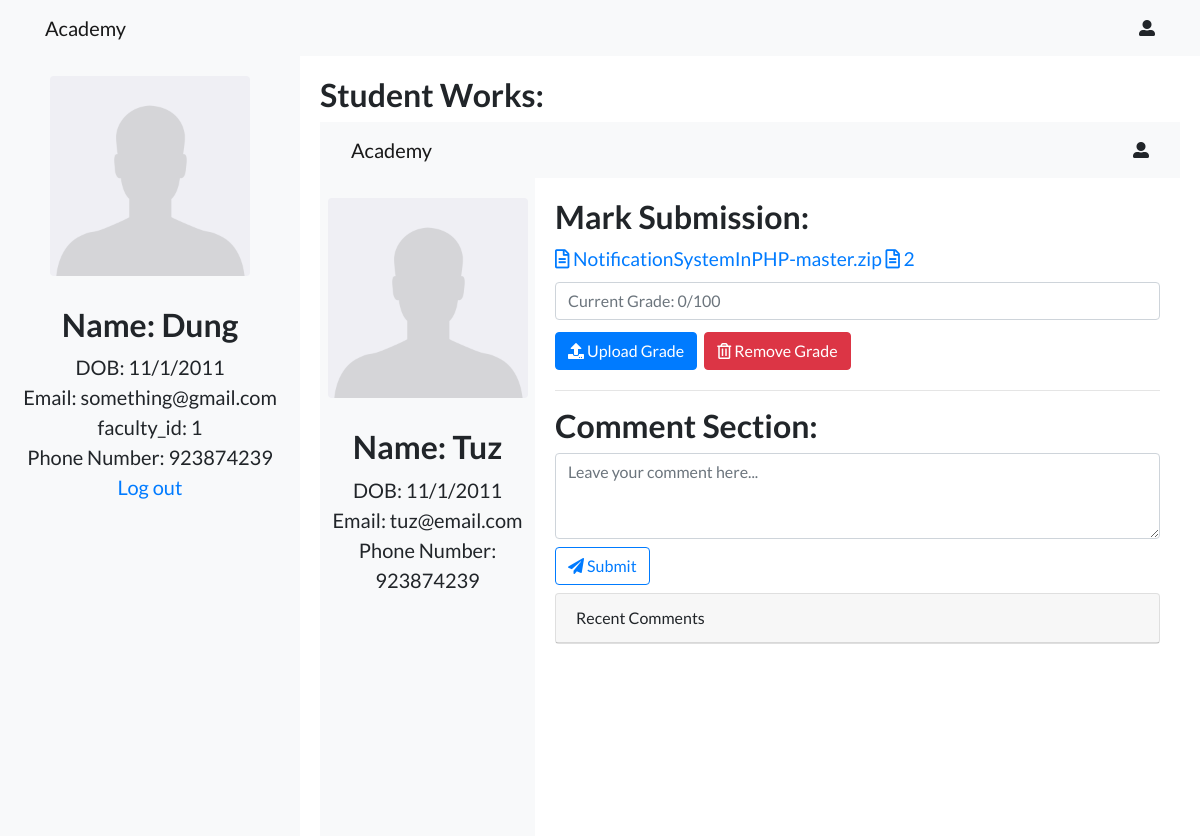
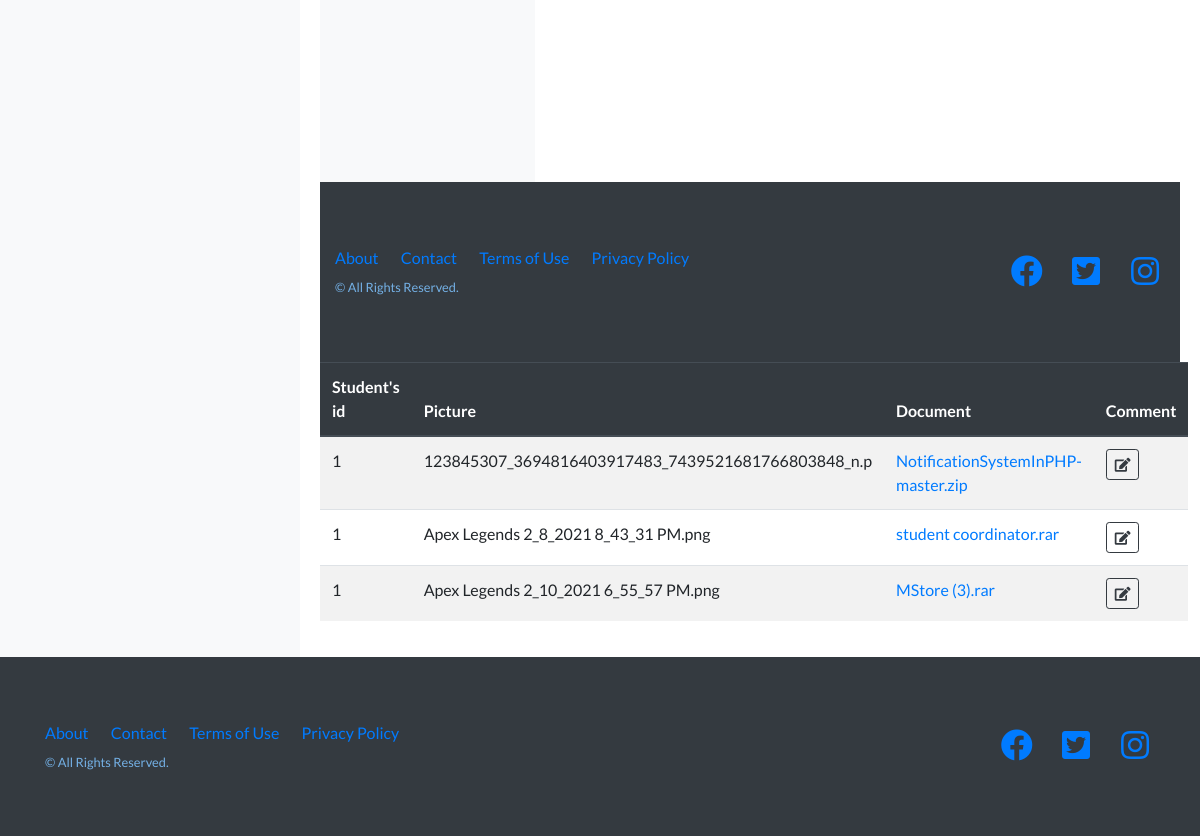
The page /CoordinatorHome.php?submit-coordinator=37 (signed in) on the database as committed earlier (2 pictures, top to bottom).
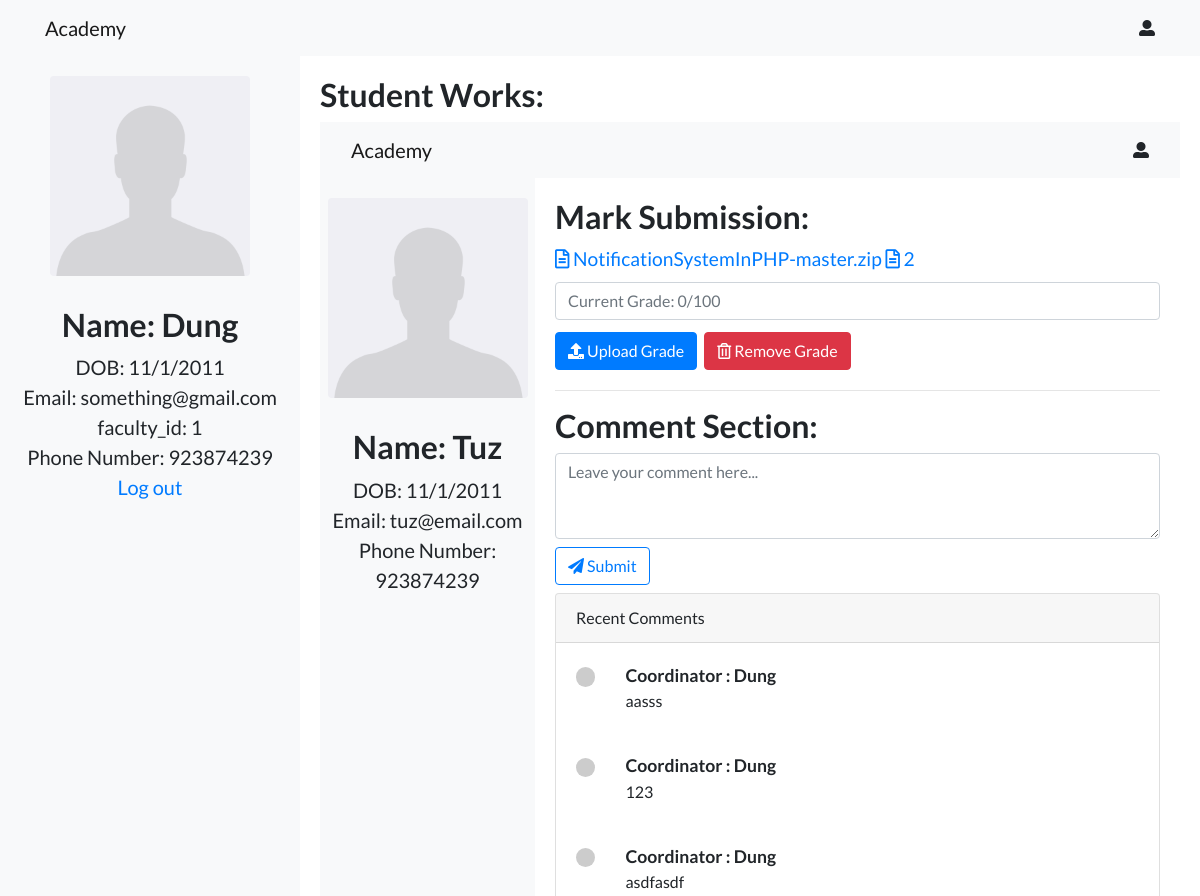
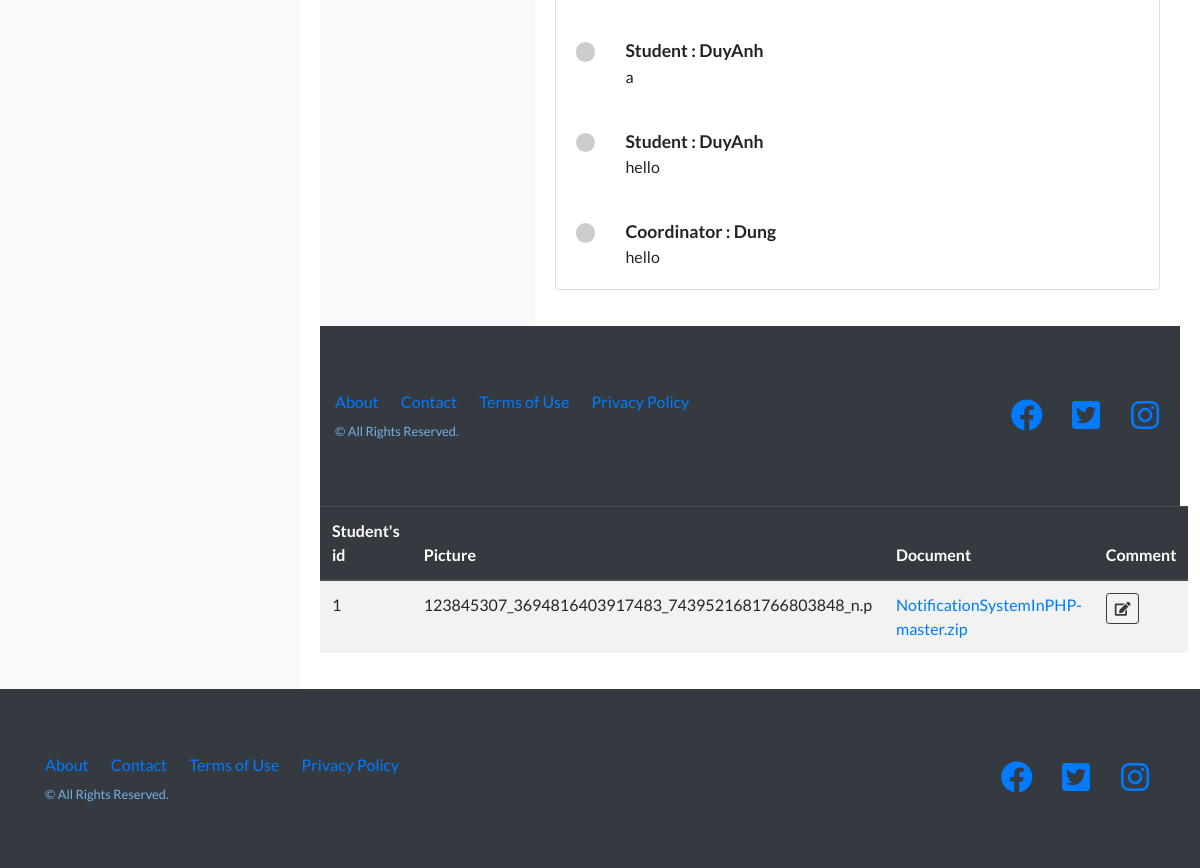
The same page on the database as committed later (2 pictures, top to bottom).
### tables this page shows
CREATE TABLE `user` (
  `user_id` int(11) NOT NULL,
  `faculty_id` int(11) NOT NULL,
  `username` varchar(20) NOT NULL,
  `password` varchar(20) NOT NULL,
  `user_role` varchar(20) NOT NULL,
  `user_email` varchar(40) NOT NULL
);

CREATE TABLE `post` (
  `post_id` int(11) NOT NULL,
  `user_id` int(11) NOT NULL,
  `term_id` int(11) DEFAULT NULL,
  `faculty_id` int(11) NOT NULL,
  `post_image` char(50) NOT NULL,
  `post_file` text NOT NULL,
  `post_content` text NOT NULL,
  `submit_date` datetime NOT NULL,
  `selected` tinyint(1) NOT NULL
);

CREATE TABLE `comment` (
  `comment_id` int(11) NOT NULL,
  `user_id` int(11) NOT NULL,
  `post_id` int(11) NOT NULL,
  `comment_content` varchar(50) NOT NULL,
  `time` datetime NOT NULL
);

### CoordinatorHome.php (the view, shortened to what this page needs)
<?php
	include("DatabaseConfig/dbConfig.php");
	if(!isset($_SESSION['id'])){
		echo "<script>window.open('login.php','_self')</script>";
	}else{
		$coordinator_session = $_SESSION['id'];
		$get_coordinator = "select * from user where username = '$coordinator_session'";
		$run_coordinator = mysqli_query($conn,$get_coordinator);
		$row_coordinator = mysqli_fetch_array($run_coordinator);
		$coordinator_name = $row_coordinator['username'];
		$coordinator_email = $row_coordinator['user_email'];
                $coordinator_faculty = $row_coordinator['faculty_id'];
 ?>
<!DOCTYPE html>
<html lang="en">
<head>
  <link href="vendor/bootstrap/css/bootstrap.min.css" rel="stylesheet">
  <link href="vendor/fontawesome-free/css/all.min.css" rel="stylesheet">
  <link href="vendor/simple-line-icons/css/simple-line-icons.css" rel="stylesheet" type="text/css">
  <link href="css/landing-page.css" rel="stylesheet">
  <link rel="stylesheet" href="css/style.css">
</head>
<body>
  <nav class="navbar navbar-light bg-light static-top">
    <div class="container">
      <a class="navbar-brand" href="#">Academy</a>
      <i class="fas fa-user-alt"></i>
    </div>
  </nav>
  <div class="grid-container">
    <div class="sidebar">
      <div class="text-center">
        <img src="img/avatar.png" class="rounded avatar mx-auto img-fluid" alt="...">
        <h2><?php echo"Name: ", $coordinator_name ?></h2>
        <div>DOB: 11/1/2011</div>
        <div><?php echo"Email: ",$coordinator_email ?></div>
        <div><?php echo"faculty_id: ",$coordinator_faculty ?></div>
        <div>Phone Number: 923874239</div>
        <a href="logout.php">Log out</a>
      </div>
    </div>
    <div class="content">
      <div class="content-stuff">
        <h2>Student Works:</h2>
        <table class="table table-striped table-hover">
            <thead class="thead-dark">
                <tr>
                    <th>Student's id</th>
                    <th>Picture</th>
                    <th>Document</th>
                    <th>Comment</th>
                </tr>
            </thead>
            <tbody>
              <?php
                $get_post = "select * from post where faculty_id = '$coordinator_faculty' ";
                $run_post = mysqli_query($conn,$get_post);
                while($row_post = mysqli_fetch_array($run_post)){
                  $post_id = $row_post['post_id'];
                  $student_id = $row_post['user_id'];
                  $post_image = $row_post['post_image'];
                  $post_file = $row_post['post_file'];
              ?>
              <tr>
                <td><?php echo $student_id ?></td>
                <td><?php echo $post_image ?></td>
                <td><?php echo "<a href='img/".$post_file." 'target='_blank'>".$post_file."</a>" ?></td>
                <td> <a href="CoordinatorHome.php?submit-coordinator=<?php echo $post_id; ?>" class="btn btn-outline-dark btn-sm"><i class="fas fa-edit"></i></a></td>
              </tr>
              <?php } ?>
              <?php
                if(isset($_GET['submit-coordinator'])){
                  include("submit-coordinator.php");
                }
              ?>
  <footer class="footer bg-dark">
    <div class="container">
      <div class="row">
        <div class="col-lg-6 h-100 text-center text-lg-left my-auto">
          <ul class="list-inline mb-2">
            <li class="list-inline-item">
              <a href="#">About</a>
            </li>
            <li class="list-inline-item">
              <a href="#">Contact</a>
            </li>
            <li class="list-inline-item">
              <a href="#">Terms of Use</a>
            </li>
            <li class="list-inline-item">
              <a href="#">Privacy Policy</a>
            </li>
          </ul>
          <p class="text-muted small mb-4 mb-lg-0">&copy; All Rights Reserved.</p>
        </div>
        <div class="col-lg-6 h-100 text-center text-lg-right my-auto">
          <ul class="list-inline mb-0">
            <li class="list-inline-item mr-3">
              <a href="#">
                <i class="fab fa-facebook fa-2x fa-fw"></i>
              </a>
            </li>
            <li class="list-inline-item mr-3">
              <a href="#">
                <i class="fab fa-twitter-square fa-2x fa-fw"></i>
              </a>
            </li>
            <li class="list-inline-item">
              <a href="#">
                <i class="fab fa-instagram fa-2x fa-fw"></i>
              </a>
            </li>
          </ul>
        </div>
      </div>
    </div>
  </footer>
</body>
</html>
<?php } ?>

### submit-coordinator.php (shortened to what this page needs)
<?php
    include("DatabaseConfig/dbConfig.php");
    if(!isset($_SESSION['id'])){
        echo "<script>window.open('login.php','_self')</script>";
    }else{
        $coordinator_session = $_SESSION['id'];
        $get_coordinator = "select * from user where username = '$coordinator_session'";
        $run_coordinator = mysqli_query($conn,$get_coordinator);
        $row_coordinator = mysqli_fetch_array($run_coordinator);
        $coordinator_id = $row_coordinator['user_id'];
 ?>
<!DOCTYPE html>
<html lang="en">
<head>
    <link href="vendor/bootstrap/css/bootstrap.min.css" rel="stylesheet">
    <link href="vendor/fontawesome-free/css/all.min.css" rel="stylesheet">
    <link href="vendor/simple-line-icons/css/simple-line-icons.css" rel="stylesheet" type="text/css">
    <link href="css/landing-page.css" rel="stylesheet">
    <link rel="stylesheet" href="css/style.css">
</head>
<body>
    <nav class="navbar navbar-light bg-light static-top">
        <div class="container">
            <a class="navbar-brand" href="#">Academy</a>
            <i class="fas fa-user-alt"></i>
        </div>
    </nav>
    <div class="grid-container">
        <div class="sidebar">
            <div class="text-center">
                <img src="img/avatar.png" class="rounded avatar mx-auto img-fluid" alt="...">
                <h2>Name: Tuz</h2>
                <div>DOB: 11/1/2011</div>
                <div>Email: tuz@email.com</div>
                <div>Phone Number: 923874239</div>
            </div>
        </div>
        <div class="content">
            <div class="content-stuff">
                <?php
                    if(isset($_GET['submit-coordinator'])){
                        $post_id = $_GET['submit-coordinator'];
                        $get_post = "select * from post where post_id = '$post_id'";
                        $run_post = mysqli_query($conn, $get_post);
                        $row_post = mysqli_fetch_array($run_post);
                        $p_document = $row_post['post_file'];
                    }
                    else
                    {
                        echo"something wrong";
                    }
                ?>
                <h2>Mark Submission:</h2>
                <a href="" style="font-size: 1.2rem;"><i class="far fa-file-alt"></i> <?php echo $p_document; ?> </a>
                <a href="" style="font-size: 1.2rem;"><i class="far fa-file-alt"></i> <?php echo $coordinator_id; ?> </a>
                <div class="form-group my-2">
                    <input type="grade" class="form-control" placeholder="Current Grade: 0/100" >
                </div>
                <button type="button" class="btn btn-primary my-1"><i class="fas fa-upload"></i> Upload
                    Grade</button>
                <a href="submit-student.html" class="btn btn-danger my-1 ml-1"><i class="far fa-trash-alt"></i> Remove
                    Grade</a>
            </div>
            <hr>
            <div class="comment-section">
                <h2>Comment Section:</h2>
                <div class="form-group">
                    <form method="post">
                        <textarea class="form-control" name="comment" placeholder="Leave your comment here..." rows="3"></textarea>
                        <button type="submit" value="submit" name="submit" id="submit" class="btn btn-outline-primary my-2"><i class="fa fa-paper-plane"></i>
                            Submit</button>
                    </form>
                    <div class="card">
                        <div class="card-header">Recent Comments</div>
                        <?php
                            $get_comment = "select * from comment where post_id = '$post_id' ";
                            $run_comment = mysqli_query($conn,$get_comment);
                            while($row_comment = mysqli_fetch_array($run_comment)){
                              $user_id = $row_comment['user_id'];
                              $get_user = "select * from user where user_id = '$user_id'";
                              $run_user = mysqli_query($conn, $get_user);
                              $row_user = mysqli_fetch_array($run_user);
                              $user_name = $row_user['username'];
                              $user_role = $row_user['user_role'];
                              $comment = $row_comment['comment_content'];
                        ?>
                        <div class="card-body">
                            <div class="row">
                                <div class="col-1"><img src="http://placehold.it/80" class="rounded-circle img-fluid"
                                        alt="" /></div>
                                <div class="col-11">
                                    <div class="font-weight-bold cmt-header"><?php echo $user_role, " : ", $user_name ?></div>
                                    <div><?php echo $comment ?></div>
                                </div>
                            </div>
                        </div>
                    <?php } ?>
                    </div>
                </div>
            </div>
        </div>
    </div>
    </div>
    <footer class="footer bg-dark">
        <div class="container">
            <div class="row">
                <div class="col-lg-6 h-100 text-center text-lg-left my-auto">
                    <ul class="list-inline mb-2">
                        <li class="list-inline-item">
                            <a href="#">About</a>
                        </li>
                        <li class="list-inline-item">
                            <a href="#">Contact</a>
                        </li>
                        <li class="list-inline-item">
                            <a href="#">Terms of Use</a>
                        </li>
                        <li class="list-inline-item">
                            <a href="#">Privacy Policy</a>
                        </li>
                    </ul>
                    <p class="text-muted small mb-4 mb-lg-0">&copy; All Rights Reserved.</p>
                </div>
                <div class="col-lg-6 h-100 text-center text-lg-right my-auto">
                    <ul class="list-inline mb-0">
                        <li class="list-inline-item mr-3">
                            <a href="#">
                                <i class="fab fa-facebook fa-2x fa-fw"></i>
                            </a>
                        </li>
                        <li class="list-inline-item mr-3">
                            <a href="#">
                                <i class="fab fa-twitter-square fa-2x fa-fw"></i>
                            </a>
                        </li>
                        <li class="list-inline-item">
                            <a href="#">
                                <i class="fab fa-instagram fa-2x fa-fw"></i>
                            </a>
                        </li>
                    </ul>
                </div>
            </div>
        </div>
    </footer>
</body>
</html>
<?php } ?>

### css/landing-page.css (style rules this page uses)
body { font-family: 'Lato', 'Helvetica Neue', Helvetica, Arial, sans-serif; }
h1, h2, h3, h4, h5, h6 { font-family: 'Lato', 'Helvetica Neue', Helvetica, Arial, sans-serif; font-weight: 700; }
.text-muted { color: #74b1e6!important; }
footer.footer { padding-top: 4rem; padding-bottom: 4rem; }

### css/style.css (style rules this page uses)
.grid-container { display: grid; grid-template-columns: 25% 75%; }
.sidebar { background-color: #F8F9FA; font-size: 1.25rem; min-height: 800px; }
.content { min-height: 800px; margin: 20px; }
.avatar { width: 200px; height: 200px; margin-top: 20px; margin-bottom: 30px; }
.cmt-header { font-size: 1.1rem; }

Rows that differ between the two databases and show on the page:
removed post: user "1", post_image "Apex Legends 2_8_2021 8_43_31 PM.png", post_file "student coordinator.rar"
removed post: user "1", post_image "Apex Legends 2_10_2021 6_55_57 PM.png", post_file "MStore (3).rar"
added comment: user.user_role "Coordinator", user.username "Dung", comment_content "aasss"
added comment: user.user_role "Coordinator", user.username "Dung", comment_content "123"
added comment: user.user_role "Coordinator", user.username "Dung", comment_content "asdfasdf"
added comment: user.user_role "Student", user.username "DuyAnh", comment_content "a"
added comment: user.user_role "Student", user.username "DuyAnh", comment_content "hello"
added comment: user.user_role "Coordinator", user.username "Dung", comment_content "hello"
